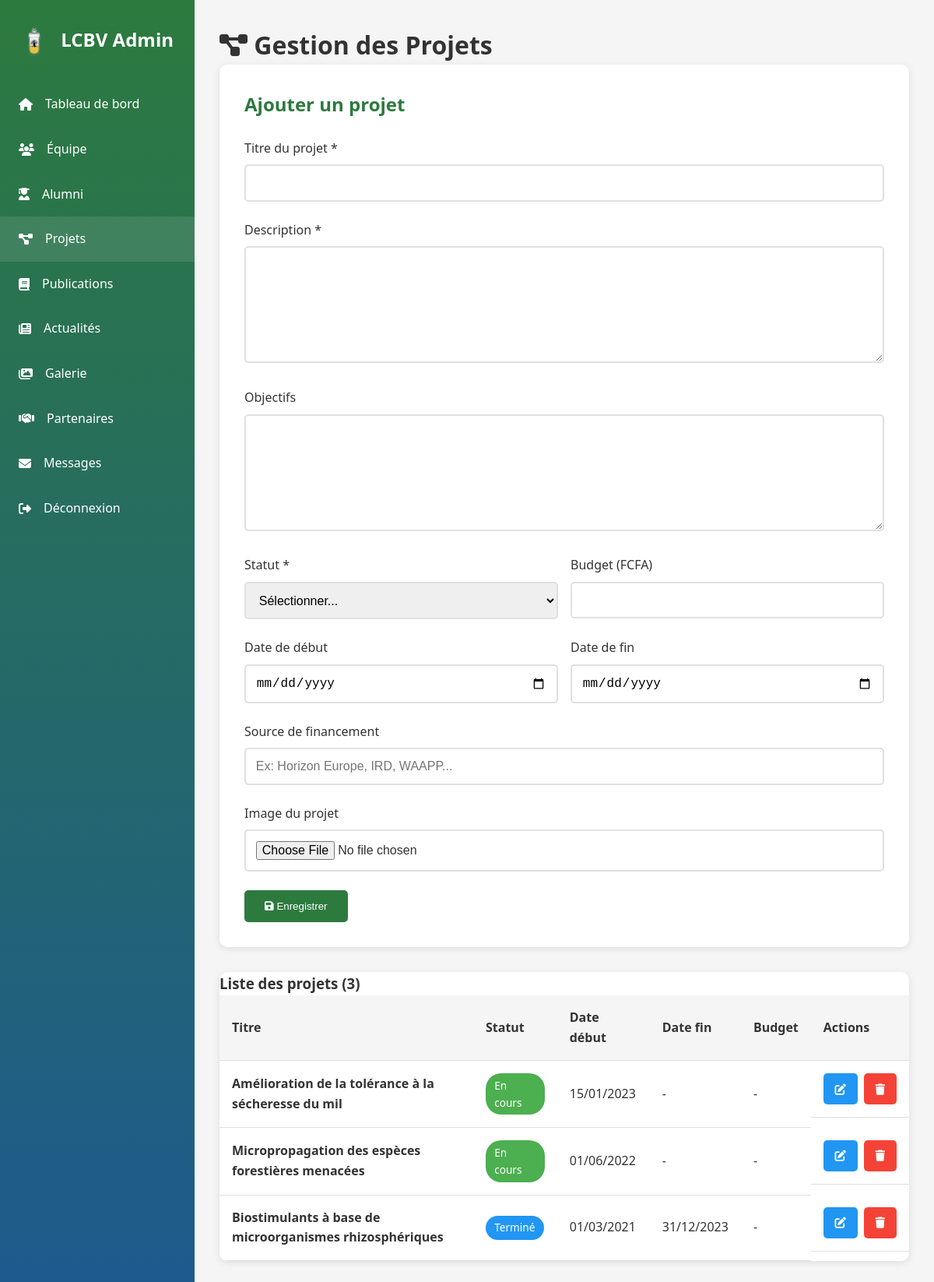
Screenshot of /admin/admin_projets.php (signed in) with the database file from the repository.
### tables this page shows
CREATE TABLE projets (
    id INT AUTO_INCREMENT PRIMARY KEY,
    titre VARCHAR(255) NOT NULL,
    description TEXT NOT NULL,
    objectifs TEXT NULL,
    statut ENUM('En cours', 'Terminé', 'Planifié') DEFAULT 'En cours',
    date_debut DATE NULL,
    date_fin DATE NULL,
    budget DECIMAL(15,2) NULL,
    financement VARCHAR(255) NULL,
    image VARCHAR(255) NULL,
    ordre_affichage INT DEFAULT 0,
    date_creation TIMESTAMP DEFAULT CURRENT_TIMESTAMP,
    date_modification TIMESTAMP DEFAULT CURRENT_TIMESTAMP ON UPDATE CURRENT_TIMESTAMP
);

### db_config.php (called while the page is built, shortened)
<?php
function h($string) {
    return htmlspecialchars($string, ENT_QUOTES, 'UTF-8');
}
function formatDate($date, $format = 'd/m/Y') {
    return date($format, strtotime($date));
}
?>

### admin/admin_projets.php (the view, shortened to what this page needs)
<?php
require_once '../db_config.php';
$projets = $pdo->query("SELECT * FROM projets ORDER BY statut, titre")->fetchAll();
$edit_projet = null;
?>
<!DOCTYPE html>
<html lang="fr">
<head>
    <link rel="stylesheet" href="<?php echo SITE_URL; ?>/css/style.css">
    <link rel="stylesheet" href="https://cdnjs.cloudflare.com/ajax/libs/font-awesome/6.4.0/css/all.min.css">
</head>
<body>
    <div class="admin-dashboard">
        <aside class="admin-sidebar">
            <h2><img src="<?php echo SITE_URL; ?>/uploads/images/logo2.png?v=<?php echo time(); ?>" alt="Logo" class="admin-logo"> LCBV Admin</h2>
            <nav class="admin-nav">
                <ul>
                    <li><a href="dashboard.php"><i class="fas fa-home"></i> Tableau de bord</a></li>
                    <li><a href="admin_equipe.php"><i class="fas fa-users"></i> Équipe</a></li>
                    <li><a href="admin_alumni.php"><i class="fas fa-user-graduate"></i> Alumni</a></li>
                    <li><a href="admin_projets.php" class="active"><i class="fas fa-project-diagram"></i> Projets</a></li>
                    <li><a href="admin_publications.php"><i class="fas fa-book"></i> Publications</a></li>
                    <li><a href="admin_actualites.php"><i class="fas fa-newspaper"></i> Actualités</a></li>
                    <li><a href="admin_galerie.php"><i class="fas fa-images"></i> Galerie</a></li>
                    <li><a href="admin_partenaires.php"><i class="fas fa-handshake"></i> Partenaires</a></li>
                    <li><a href="admin_messages.php"><i class="fas fa-envelope"></i> Messages</a></li>
                    <li><a href="logout.php"><i class="fas fa-sign-out-alt"></i> Déconnexion</a></li>
                </ul>
            </nav>
        </aside>
        <main class="admin-main">
            <div class="admin-header">
                <h1><i class="fas fa-project-diagram"></i> Gestion des Projets</h1>
            </div>
            <div class="admin-form-section">
                <h2><?php echo $edit_projet ? 'Modifier' : 'Ajouter'; ?> un projet</h2>
                <form method="POST" enctype="multipart/form-data" class="admin-form">
                    <div class="form-group">
                        <label class="form-label">Titre du projet *</label>
                        <input type="text" name="titre" class="form-control"
                               value="<?php echo h($edit_projet['titre'] ?? ''); ?>" required>
                    </div>
                    <div class="form-group">
                        <label class="form-label">Description *</label>
                        <textarea name="description" class="form-control" rows="4" required><?php echo h($edit_projet['description'] ?? ''); ?></textarea>
                    </div>
                    <div class="form-group">
                        <label class="form-label">Objectifs</label>
                        <textarea name="objectifs" class="form-control" rows="3"><?php echo h($edit_projet['objectifs'] ?? ''); ?></textarea>
                    </div>
                    <div class="form-row">
                        <div class="form-group">
                            <label class="form-label">Statut *</label>
                            <select name="statut" class="form-control" required>
                                <option value="">Sélectionner...</option>
                            </select>
                        </div>
                        <div class="form-group">
                            <label class="form-label">Budget (FCFA)</label>
                            <input type="number" name="budget" class="form-control" step="0.01"
                                   value="<?php echo h($edit_projet['budget'] ?? ''); ?>">
                        </div>
                    </div>
                    <div class="form-row">
                        <div class="form-group">
                            <label class="form-label">Date de début</label>
                            <input type="date" name="date_debut" class="form-control"
                                   value="<?php echo h($edit_projet['date_debut'] ?? ''); ?>">
                        </div>
                        <div class="form-group">
                            <label class="form-label">Date de fin</label>
                            <input type="date" name="date_fin" class="form-control"
                                   value="<?php echo h($edit_projet['date_fin'] ?? ''); ?>">
                        </div>
                    </div>
                    <div class="form-group">
                        <label class="form-label">Source de financement</label>
                        <input type="text" name="financement" class="form-control"
                               value="<?php echo h($edit_projet['financement'] ?? ''); ?>"
                               placeholder="Ex: Horizon Europe, IRD, WAAPP...">
                    </div>
                    <div class="form-group">
                        <label class="form-label">Image du projet</label>
                        <input type="file" name="image" class="form-control" accept="image/*">
                    </div>
                    <div class="form-actions">
                        <button type="submit" class="btn btn-primary">
                            <i class="fas fa-save"></i> Enregistrer
                        </button>
                    </div>
                </form>
            </div>
            <div class="admin-table">
                <h3>Liste des projets (<?php echo count($projets); ?>)</h3>
                <table>
                    <thead>
                        <tr>
                            <th>Titre</th>
                            <th>Statut</th>
                            <th>Date début</th>
                            <th>Date fin</th>
                            <th>Budget</th>
                            <th>Actions</th>
                        </tr>
                    </thead>
                    <tbody>
                        <?php foreach ($projets as $projet): ?>
                        <tr>
                            <td><strong><?php echo h($projet['titre']); ?></strong></td>
                            <td>
                                <span class="badge badge-<?php echo $projet['statut'] == 'En cours' ? 'success' : ($projet['statut'] == 'Terminé' ? 'info' : 'warning'); ?>">
                                    <?php echo h($projet['statut']); ?>
                                </span>
                            </td>
                            <td><?php echo $projet['date_debut'] ? formatDate($projet['date_debut']) : '-'; ?></td>
                            <td><?php echo $projet['date_fin'] ? formatDate($projet['date_fin']) : '-'; ?></td>
                            <td><?php echo $projet['budget'] ? number_format($projet['budget'], 0, ',', ' ') . ' FCFA' : '-'; ?></td>
                            <td class="action-buttons">
                                <a href="?edit=<?php echo $projet['id']; ?>" class="btn btn-sm btn-edit">
                                    <i class="fas fa-edit"></i>
                                </a>
                                <a href="?delete=<?php echo $projet['id']; ?>"
                                   class="btn btn-sm btn-delete"
                                   data-confirm-delete>
                                    <i class="fas fa-trash"></i>
                                </a>
                            </td>
                        </tr>
                        <?php endforeach; ?>
                    </tbody>
                </table>
            </div>
        </main>
    </div>
</body>
</html>

### css/style.css (style rules this page uses)
* { margin: 0; padding: 0; box-sizing: border-box; }
:root { --primary-color: #2d7a3e; --secondary-color: #1e5a8e; --accent-color: #4caf50; --light-green: #e8f5e9; --light-blue: #e3f2fd; --dark-text: #333333; --gray-text: #666666; --light-gray: #f5f5f5; --white: #ffffff; --border-color: #e0e0e0; --shadow: 0 2px 10px rgba(0,0,0,0.1); --shadow-hover: 0 4px 20px rgba(0,0,0,0.15); --transition: all 0.3s ease; }
body { font-family: 'Segoe UI', Tahoma, Geneva, Verdana, sans-serif; font-size: 16px; line-height: 1.6; color: var(--dark-text); background-color: var(--white); }
a { color: var(--primary-color); text-decoration: none; transition: var(--transition); }
.btn { display: inline-block; padding: 0.7rem 1.5rem; border-radius: 5px; font-weight: 500; text-align: center; cursor: pointer; border: 2px solid transparent; transition: var(--transition); text-decoration: none; }
.btn-primary { background: var(--primary-color); color: var(--white); }
.btn-sm { padding: 0.4rem 0.8rem; font-size: 0.9rem; }
.badge { display: inline-block; padding: 0.3rem 0.7rem; border-radius: 20px; font-size: 0.85rem; font-weight: 500; }
.badge-success { background: #4caf50; color: var(--white); }
.badge-info { background: #2196f3; color: var(--white); }
.form-group { margin-bottom: 1.5rem; }
.form-label { display: block; margin-bottom: 0.5rem; font-weight: 500; color: var(--dark-text); }
.form-control { width: 100%; padding: 0.8rem; border: 2px solid var(--border-color); border-radius: 5px; font-size: 1rem; transition: var(--transition); }
textarea.form-control { min-height: 150px; resize: vertical; }
.admin-logo { width: 40px; height: 40px; object-fit: contain; vertical-align: middle; margin-right: 0.5rem; flex-shrink: 0; display: inline-block; }
.admin-dashboard { display: grid; grid-template-columns: 250px 1fr; min-height: 100vh; }
.admin-sidebar { background: linear-gradient(180deg, var(--primary-color), var(--secondary-color)); color: var(--white); padding: 2rem 0; }
.admin-sidebar h2 { padding: 0 1.5rem; margin-bottom: 2rem; }
.admin-nav { list-style: none; }
.admin-nav a { display: flex; align-items: center; gap: 1rem; padding: 1rem 1.5rem; color: var(--white); transition: var(--transition); }
.admin-nav a:hover, .admin-nav a.active { background: rgba(255, 255, 255, 0.1); }
.admin-main { padding: 2rem; background: var(--light-gray); }
.admin-table { width: 100%; background: var(--white); border-radius: 10px; overflow: hidden; box-shadow: var(--shadow); }
.admin-table table { width: 100%; border-collapse: collapse; }
.admin-table th, .admin-table td { padding: 1rem; text-align: left; border-bottom: 1px solid var(--border-color); }
.admin-table th { background: var(--light-gray); font-weight: 600; }
.action-buttons { display: flex; gap: 0.5rem; }
.btn-edit { background: #2196f3; color: var(--white); }
.btn-delete { background: #f44336; color: var(--white); }

### admin/admin_projets.php (style rules this page uses)
.admin-form-section { background: #fff; padding: 2rem; border-radius: 10px; box-shadow: 0 2px 10px rgba(0,0,0,0.1); margin-bottom: 2rem; }
.admin-form-section h2 { margin-bottom: 1.5rem; color: var(--primary-color); }
.form-row { display: grid; grid-template-columns: 1fr 1fr; gap: 1rem; }
.form-actions { display: flex; gap: 1rem; margin-top: 1.5rem; }

### rows the page displays
projets: titre "Amélioration de la tolérance à la sécheresse du mil", statut "En cours", date_debut "15/01/2023"
projets: titre "Micropropagation des espèces forestières menacées", statut "En cours", date_debut "01/06/2022"
projets: titre "Biostimulants à base de microorganismes rhizosphériques", statut "Terminé", date_debut "01/03/2021", date_fin "31/12/2023"

### other values shown
count($projets) "3"
